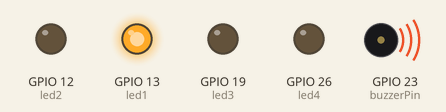
The program below on a simulated Raspberry Pi (BCM pin numbers). Parts: output pins drawn as LEDs (lit = HIGH), buzzer (waves = sounding, pin HIGH). What the program prints to the terminal is not drawn. At 5.0 s the program stops and its outputs stay as they are.

Above: at 0.1 s.
At 0.6 s:
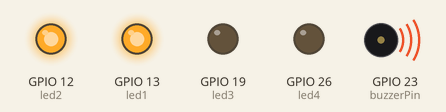
At 1.1 s:
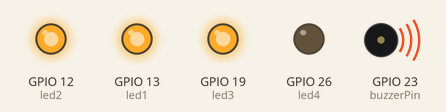
At 1.6 s:
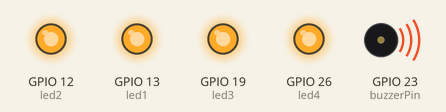
At 2.6 s:
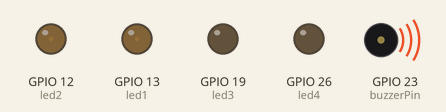
At 5.0 s:
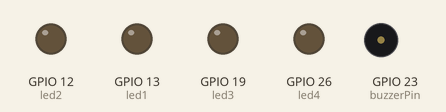
Timing chart, 0 to 6.5 s (numbered marks = the images above):
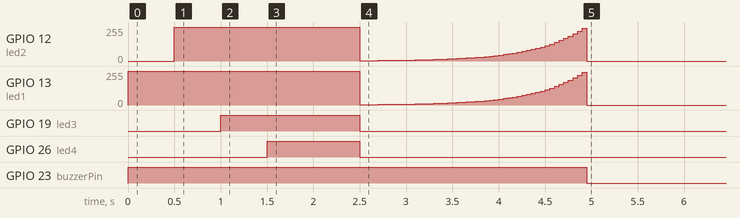

The program:

leds.py
```python
#!/usr/bin/env python3

# pylint: disable=no-member

from config import *  # pylint: disable=unused-wildcard-import
import RPi.GPIO as GPIO
import time


def ledsDisable():
    GPIO.output(led1, False)
    GPIO.output(led2, False)
    GPIO.output(led3, False)
    GPIO.output(led4, False)


def simpleLedTest():
    ledsDisable()

    GPIO.output(led1, True)
    time.sleep(0.5)
    GPIO.output(led2, True)
    time.sleep(0.5)
    GPIO.output(led3, True)
    time.sleep(0.5)
    GPIO.output(led4, True)
    time.sleep(1)

    ledsDisable()


def pwmTest():
    diode1 = GPIO.PWM(led1, 50)  # New PWM instance
    diode2 = GPIO.PWM(led2, 50)  # New PWM instance
    dutyCycle = 1  # PWM duty cycle
    diode1.start(dutyCycle)  # PWM start
    diode2.start(dutyCycle)  # PWM start

    while dutyCycle <= 100:
        diode1.ChangeDutyCycle(dutyCycle)
        diode2.ChangeDutyCycle(dutyCycle)
        time.sleep(0.05)
        dutyCycle *= 1.1

    diode1.stop()
    diode2.stop()


def test():
    print('\nLED test.')
    simpleLedTest()
    pwmTest()


if __name__ == "__main__":
    test()
    GPIO.cleanup()
```

config.py
```python
#!/usr/bin/env python3
# pylint: disable=no-member

import RPi.GPIO as GPIO

# pin numbers in BCM
GPIO.setmode(GPIO.BCM)
GPIO.setwarnings(False)

led1 = 13
led2 = 12
led3 = 19
led4 = 26
GPIO.setup(led1, GPIO.OUT)
GPIO.setup(led2, GPIO.OUT)
GPIO.setup(led3, GPIO.OUT)
GPIO.setup(led4, GPIO.OUT)

buttonRed = 5
buttonGreen = 6
encoderLeft = 17
encoderRight = 27
GPIO.setup(buttonRed, GPIO.IN, pull_up_down=GPIO.PUD_UP)
GPIO.setup(buttonGreen, GPIO.IN, pull_up_down=GPIO.PUD_UP)
GPIO.setup(encoderLeft, GPIO.IN, pull_up_down=GPIO.PUD_UP)
GPIO.setup(encoderRight, GPIO.IN, pull_up_down=GPIO.PUD_UP)

buzzerPin = 23
GPIO.setup(buzzerPin, GPIO.OUT)
GPIO.output(buzzerPin, 1)

ws2812pin = 8


def configInfo():
    print('This is only configuration file.\n')


if __name__ == "__main__":
    configInfo()
```

Measured:
- by itself, GPIO 12 (led2), GPIO 13 (led1): ramps from 0/255 to 255/255 and jumps back, once every 2.5 s
- by itself, GPIO 19 (led3): LOW → HIGH at 1.0 s, → LOW 1.5 s later
- by itself, GPIO 26 (led4): LOW → HIGH at 1.5 s, → LOW 1.0 s later
- by itself, GPIO 23 (buzzerPin): LOW → HIGH at 0.00 s, → LOW 5.0 s later
